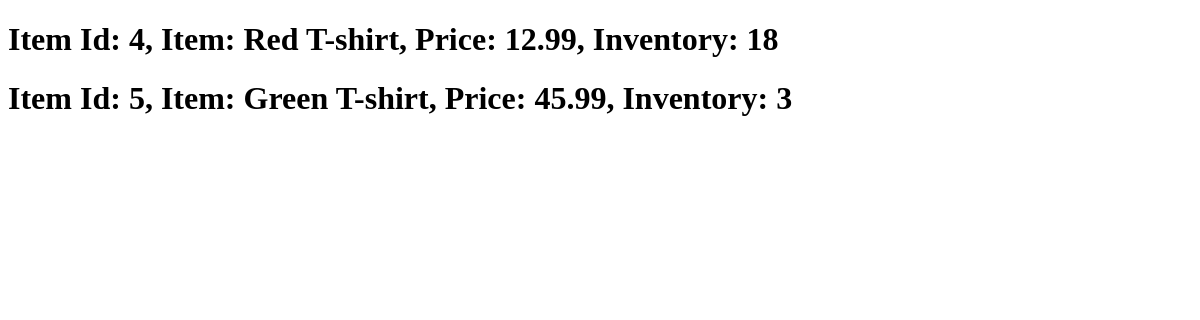
Before: /stock/ with the older database file.
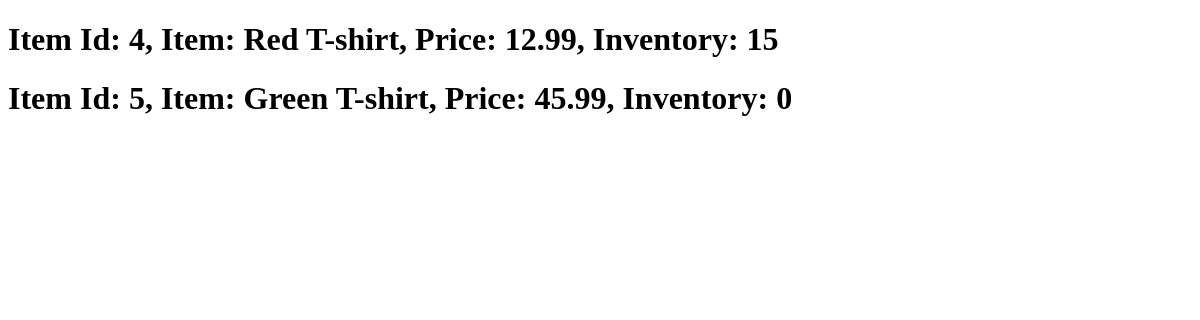
After: the same page with the newer database file.
### lite_models/models.py (models this page shows)
class Tshirt(models.Model):
    tshirt_id = models.AutoField(primary_key=True)
    tshirt_name = models.CharField(max_length=30)
    price = models.FloatField(validators=[MinValueValidator(0.0)])
    inventory = models.PositiveIntegerField(default=0)
    def __str__(self) -> str:
        return f'Item Id: {self.tshirt_id}, Item: {self.tshirt_name}, Price: {self.price}, Inventory: {self.inventory}'

### transaction/views.py (the view)
# urls.py: path('stock/', views.stock, name='stock'),
def stock(request: HttpRequest) -> HttpRequest:
    context = {'inventory': list(Tshirt.objects.all())}
    return render(request, 'transaction/stock.html', context=context)

### transaction/templates/transaction/stock.html (shortened to what this page needs)
<!DOCTYPE html>
{% load static %}
<html>
<head>
</head>
<body>
  <main>
    {% for value in inventory%}
      <h1>{{value}}</h1>
    {% endfor %}
  </main>
</body>
</html>

Changed rows visible on the page:
changed Tshirt: tshirt_id+tshirt_name+price "Item Id: 4, Item: Red T-shirt, Price: 12.99, Inventory: 18" → "Item Id: 4, Item: Red T-shirt, Price: 12.99, Inventory: 15"
changed Tshirt: tshirt_id+tshirt_name+price "Item Id: 5, Item: Green T-shirt, Price: 45.99, Inventory: 3" → "Item Id: 5, Item: Green T-shirt, Price: 45.99, Inventory: 0"
